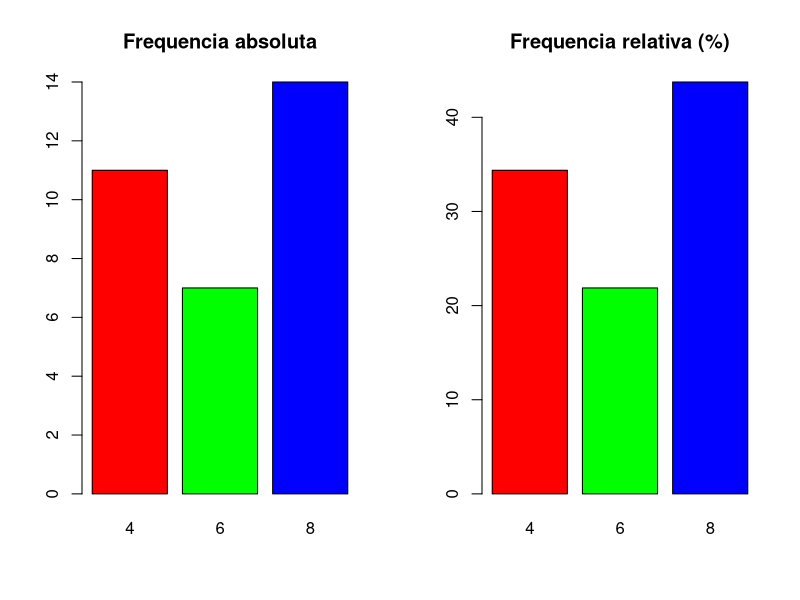

R code for this plot:
# Cargamos los datos
data(mtcars)
attach(mtcars)

# Tabla de frecuencias
mi_tabla <- table(cyl)
mi_tabla

# Una fila, dos columnas
par(mfrow = c(1, 2))

# Gráfico de barras de frecuencia absoluta
barplot(mi_tabla, main = "Frequencia absoluta",
        col = rainbow(3))

# Gráfico de barras de frecuencia relativa
barplot(prop.table(mi_tabla) * 100, main = "Frequencia relativa (%)",
        col = rainbow(3))

par(mfrow = c(1, 1))

#Comentario mas ferson que son personas diacríticas

